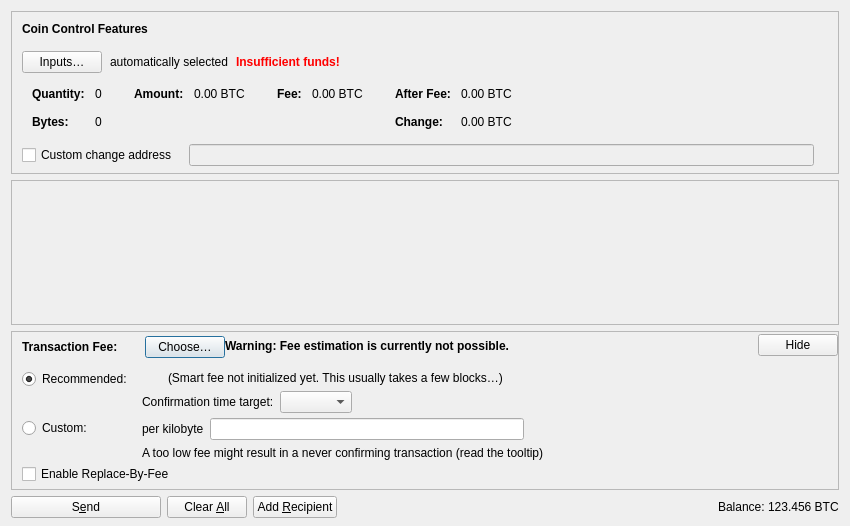
<?xml version="1.0" encoding="UTF-8"?>
<ui version="4.0">
 <class>SendCoinsDialog</class>
 <widget class="QDialog" name="SendCoinsDialog">
  <property name="geometry">
   <rect>
    <x>0</x>
    <y>0</y>
    <width>850</width>
    <height>526</height>
   </rect>
  </property>
  <property name="windowTitle">
   <string>Send Coins</string>
  </property>
  <layout class="QVBoxLayout" name="verticalLayout" stretch="0,1,0,0">
   <property name="bottomMargin">
    <number>8</number>
   </property>
   <item>
    <widget class="QFrame" name="frameCoinControl">
     <property name="sizePolicy">
      <sizepolicy hsizetype="Expanding" vsizetype="Expanding">
       <horstretch>0</horstretch>
       <verstretch>0</verstretch>
      </sizepolicy>
     </property>
     <property name="maximumSize">
      <size>
       <width>16777215</width>
       <height>16777215</height>
      </size>
     </property>
     <property name="frameShape">
      <enum>QFrame::StyledPanel</enum>
     </property>
     <property name="frameShadow">
      <enum>QFrame::Sunken</enum>
     </property>
     <layout class="QVBoxLayout" name="verticalLayoutCoinControl2">
      <property name="spacing">
       <number>0</number>
      </property>
      <property name="leftMargin">
       <number>0</number>
      </property>
      <property name="topMargin">
       <number>0</number>
      </property>
      <property name="rightMargin">
       <number>0</number>
      </property>
      <property name="bottomMargin">
       <number>6</number>
      </property>
      <item>
       <layout class="QVBoxLayout" name="verticalLayoutCoinControl" stretch="0,0,0,0,1">
        <property name="spacing">
         <number>0</number>
        </property>
        <property name="leftMargin">
         <number>10</number>
        </property>
        <property name="topMargin">
         <number>10</number>
        </property>
        <item>
         <layout class="QHBoxLayout" name="horizontalLayoutCoinControl1">
          <property name="bottomMargin">
           <number>15</number>
          </property>
          <item>
           <widget class="QLabel" name="labelCoinControlFeatures">
            <property name="sizePolicy">
             <sizepolicy hsizetype="Preferred" vsizetype="Maximum">
              <horstretch>0</horstretch>
              <verstretch>0</verstretch>
             </sizepolicy>
            </property>
            <property name="font">
             <font>
              <weight>75</weight>
              <bold>true</bold>
             </font>
            </property>
            <property name="styleSheet">
             <string notr="true">font-weight:bold;</string>
            </property>
            <property name="text">
             <string>Coin Control Features</string>
            </property>
           </widget>
          </item>
         </layout>
        </item>
        <item>
         <layout class="QHBoxLayout" name="horizontalLayoutCoinControl2" stretch="0,0,0,0">
          <property name="spacing">
           <number>8</number>
          </property>
          <property name="bottomMargin">
           <number>10</number>
          </property>
          <item>
           <widget class="QPushButton" name="pushButtonCoinControl">
            <property name="styleSheet">
             <string notr="true"/>
            </property>
            <property name="text">
             <string>Inputs…</string>
            </property>
            <property name="autoDefault">
             <bool>false</bool>
            </property>
           </widget>
          </item>
          <item>
           <widget class="QLabel" name="labelCoinControlAutomaticallySelected">
            <property name="text">
             <string>automatically selected</string>
            </property>
            <property name="margin">
             <number>5</number>
            </property>
           </widget>
          </item>
          <item>
           <widget class="QLabel" name="labelCoinControlInsuffFunds">
            <property name="font">
             <font>
              <weight>75</weight>
              <bold>true</bold>
             </font>
            </property>
            <property name="styleSheet">
             <string notr="true">color:red;font-weight:bold;</string>
            </property>
            <property name="text">
             <string>Insufficient funds!</string>
            </property>
            <property name="margin">
             <number>5</number>
            </property>
           </widget>
          </item>
          <item>
           <spacer name="horizontalSpacerCoinControl">
            <property name="orientation">
             <enum>Qt::Horizontal</enum>
            </property>
            <property name="sizeHint" stdset="0">
             <size>
              <width>40</width>
              <height>1</height>
             </size>
            </property>
           </spacer>
          </item>
         </layout>
        </item>
        <item>
         <widget class="QWidget" name="widgetCoinControl" native="true">
          <property name="sizePolicy">
           <sizepolicy hsizetype="Preferred" vsizetype="Preferred">
            <horstretch>0</horstretch>
            <verstretch>0</verstretch>
           </sizepolicy>
          </property>
          <property name="minimumSize">
           <size>
            <width>0</width>
            <height>0</height>
           </size>
          </property>
          <property name="styleSheet">
           <string notr="true"/>
          </property>
          <layout class="QHBoxLayout" name="horizontalLayoutCoinControl5">
           <property name="leftMargin">
            <number>0</number>
           </property>
           <property name="topMargin">
            <number>0</number>
           </property>
           <property name="rightMargin">
            <number>0</number>
           </property>
           <property name="bottomMargin">
            <number>0</number>
           </property>
           <item>
            <layout class="QHBoxLayout" name="horizontalLayoutCoinControl3" stretch="0,0,0,1">
             <property name="spacing">
              <number>20</number>
             </property>
             <property name="topMargin">
              <number>0</number>
             </property>
             <property name="bottomMargin">
              <number>10</number>
             </property>
             <item>
              <layout class="QFormLayout" name="formLayoutCoinControl1">
               <property name="labelAlignment">
                <set>Qt::AlignLeft|Qt::AlignVCenter</set>
               </property>
               <property name="horizontalSpacing">
                <number>10</number>
               </property>
               <property name="verticalSpacing">
                <number>14</number>
               </property>
               <property name="leftMargin">
                <number>10</number>
               </property>
               <property name="topMargin">
                <number>4</number>
               </property>
               <property name="rightMargin">
                <number>6</number>
               </property>
               <item row="0" column="0">
                <widget class="QLabel" name="labelCoinControlQuantityText">
                 <property name="font">
                  <font>
                   <weight>75</weight>
                   <bold>true</bold>
                  </font>
                 </property>
                 <property name="text">
                  <string>Quantity:</string>
                 </property>
                 <property name="margin">
                  <number>0</number>
                 </property>
                </widget>
               </item>
               <item row="0" column="1">
                <widget class="QLabel" name="labelCoinControlQuantity">
                 <property name="cursor">
                  <cursorShape>IBeamCursor</cursorShape>
                 </property>
                 <property name="contextMenuPolicy">
                  <enum>Qt::ActionsContextMenu</enum>
                 </property>
                 <property name="text">
                  <string notr="true">0</string>
                 </property>
                 <property name="margin">
                  <number>0</number>
                 </property>
                 <property name="textInteractionFlags">
                  <set>Qt::LinksAccessibleByMouse|Qt::TextSelectableByKeyboard|Qt::TextSelectableByMouse</set>
                 </property>
                </widget>
               </item>
               <item row="1" column="0">
                <widget class="QLabel" name="labelCoinControlBytesText">
                 <property name="font">
                  <font>
                   <weight>75</weight>
                   <bold>true</bold>
                  </font>
                 </property>
                 <property name="text">
                  <string>Bytes:</string>
                 </property>
                </widget>
               </item>
               <item row="1" column="1">
                <widget class="QLabel" name="labelCoinControlBytes">
                 <property name="cursor">
                  <cursorShape>IBeamCursor</cursorShape>
                 </property>
                 <property name="contextMenuPolicy">
                  <enum>Qt::ActionsContextMenu</enum>
                 </property>
                 <property name="text">
                  <string notr="true">0</string>
                 </property>
                 <property name="textInteractionFlags">
                  <set>Qt::LinksAccessibleByMouse|Qt::TextSelectableByKeyboard|Qt::TextSelectableByMouse</set>
                 </property>
                </widget>
               </item>
              </layout>
             </item>
             <item>
              <layout class="QFormLayout" name="formLayoutCoinControl2">
               <property name="horizontalSpacing">
                <number>10</number>
               </property>
               <property name="verticalSpacing">
                <number>14</number>
               </property>
               <property name="leftMargin">
                <number>6</number>
               </property>
               <property name="topMargin">
                <number>4</number>
               </property>
               <property name="rightMargin">
                <number>6</number>
               </property>
               <item row="0" column="0">
                <widget class="QLabel" name="labelCoinControlAmountText">
                 <property name="font">
                  <font>
                   <weight>75</weight>
                   <bold>true</bold>
                  </font>
                 </property>
                 <property name="text">
                  <string>Amount:</string>
                 </property>
                 <property name="margin">
                  <number>0</number>
                 </property>
                </widget>
               </item>
               <item row="0" column="1">
                <widget class="QLabel" name="labelCoinControlAmount">
                 <property name="cursor">
                  <cursorShape>IBeamCursor</cursorShape>
                 </property>
                 <property name="contextMenuPolicy">
                  <enum>Qt::ActionsContextMenu</enum>
                 </property>
                 <property name="text">
                  <string notr="true">0.00 BTC</string>
                 </property>
                 <property name="textInteractionFlags">
                  <set>Qt::LinksAccessibleByMouse|Qt::TextSelectableByKeyboard|Qt::TextSelectableByMouse</set>
                 </property>
                </widget>
               </item>
              </layout>
             </item>
             <item>
              <layout class="QFormLayout" name="formLayoutCoinControl3">
               <property name="horizontalSpacing">
                <number>10</number>
               </property>
               <property name="verticalSpacing">
                <number>14</number>
               </property>
               <property name="leftMargin">
                <number>6</number>
               </property>
               <property name="topMargin">
                <number>4</number>
               </property>
               <property name="rightMargin">
                <number>6</number>
               </property>
               <item row="0" column="0">
                <widget class="QLabel" name="labelCoinControlFeeText">
                 <property name="font">
                  <font>
                   <weight>75</weight>
                   <bold>true</bold>
                  </font>
                 </property>
                 <property name="text">
                  <string>Fee:</string>
                 </property>
                 <property name="margin">
                  <number>0</number>
                 </property>
                </widget>
               </item>
               <item row="0" column="1">
                <widget class="QLabel" name="labelCoinControlFee">
                 <property name="cursor">
                  <cursorShape>IBeamCursor</cursorShape>
                 </property>
                 <property name="contextMenuPolicy">
                  <enum>Qt::ActionsContextMenu</enum>
                 </property>
                 <property name="text">
                  <string notr="true">0.00 BTC</string>
                 </property>
                 <property name="textInteractionFlags">
                  <set>Qt::LinksAccessibleByMouse|Qt::TextSelectableByKeyboard|Qt::TextSelectableByMouse</set>
                 </property>
                </widget>
               </item>
              </layout>
             </item>
             <item>
              <layout class="QFormLayout" name="formLayoutCoinControl4">
               <property name="labelAlignment">
                <set>Qt::AlignLeft|Qt::AlignVCenter</set>
               </property>
               <property name="horizontalSpacing">
                <number>10</number>
               </property>
               <property name="verticalSpacing">
                <number>14</number>
               </property>
               <property name="leftMargin">
                <number>6</number>
               </property>
               <property name="topMargin">
                <number>4</number>
               </property>
               <property name="rightMargin">
                <number>6</number>
               </property>
               <item row="0" column="0">
                <widget class="QLabel" name="labelCoinControlAfterFeeText">
                 <property name="font">
                  <font>
                   <weight>75</weight>
                   <bold>true</bold>
                  </font>
                 </property>
                 <property name="text">
                  <string>After Fee:</string>
                 </property>
                 <property name="margin">
                  <number>0</number>
                 </property>
                </widget>
               </item>
               <item row="0" column="1">
                <widget class="QLabel" name="labelCoinControlAfterFee">
                 <property name="cursor">
                  <cursorShape>IBeamCursor</cursorShape>
                 </property>
                 <property name="contextMenuPolicy">
                  <enum>Qt::ActionsContextMenu</enum>
                 </property>
                 <property name="text">
                  <string notr="true">0.00 BTC</string>
                 </property>
                 <property name="textInteractionFlags">
                  <set>Qt::LinksAccessibleByMouse|Qt::TextSelectableByKeyboard|Qt::TextSelectableByMouse</set>
                 </property>
                </widget>
               </item>
               <item row="1" column="0">
                <widget class="QLabel" name="labelCoinControlChangeText">
                 <property name="font">
                  <font>
                   <weight>75</weight>
                   <bold>true</bold>
                  </font>
                 </property>
                 <property name="text">
                  <string>Change:</string>
                 </property>
                </widget>
               </item>
               <item row="1" column="1">
                <widget class="QLabel" name="labelCoinControlChange">
                 <property name="cursor">
                  <cursorShape>IBeamCursor</cursorShape>
                 </property>
                 <property name="contextMenuPolicy">
                  <enum>Qt::ActionsContextMenu</enum>
                 </property>
                 <property name="text">
                  <string notr="true">0.00 BTC</string>
                 </property>
                 <property name="textInteractionFlags">
                  <set>Qt::LinksAccessibleByMouse|Qt::TextSelectableByKeyboard|Qt::TextSelectableByMouse</set>
                 </property>
                </widget>
               </item>
              </layout>
             </item>
            </layout>
           </item>
          </layout>
         </widget>
        </item>
        <item>
         <layout class="QHBoxLayout" name="horizontalLayoutCoinControl4" stretch="0,0,0">
          <property name="spacing">
           <number>12</number>
          </property>
          <property name="sizeConstraint">
           <enum>QLayout::SetDefaultConstraint</enum>
          </property>
          <property name="topMargin">
           <number>5</number>
          </property>
          <property name="rightMargin">
           <number>5</number>
          </property>
          <item>
           <widget class="QCheckBox" name="checkBoxCoinControlChange">
            <property name="toolTip">
             <string>If this is activated, but the change address is empty or invalid, change will be sent to a newly generated address.</string>
            </property>
            <property name="text">
             <string>Custom change address</string>
            </property>
           </widget>
          </item>
          <item>
           <widget class="QValidatedLineEdit" name="lineEditCoinControlChange">
            <property name="enabled">
             <bool>false</bool>
            </property>
            <property name="sizePolicy">
             <sizepolicy hsizetype="Expanding" vsizetype="Fixed">
              <horstretch>0</horstretch>
              <verstretch>0</verstretch>
             </sizepolicy>
            </property>
           </widget>
          </item>
          <item>
           <widget class="QLabel" name="labelCoinControlChangeLabel">
            <property name="sizePolicy">
             <sizepolicy hsizetype="Preferred" vsizetype="Expanding">
              <horstretch>0</horstretch>
              <verstretch>0</verstretch>
             </sizepolicy>
            </property>
            <property name="minimumSize">
             <size>
              <width>0</width>
              <height>0</height>
             </size>
            </property>
            <property name="text">
             <string/>
            </property>
            <property name="margin">
             <number>3</number>
            </property>
           </widget>
          </item>
         </layout>
        </item>
        <item>
         <spacer name="verticalSpacerCoinControl">
          <property name="orientation">
           <enum>Qt::Vertical</enum>
          </property>
          <property name="sizeHint" stdset="0">
           <size>
            <width>800</width>
            <height>1</height>
           </size>
          </property>
         </spacer>
        </item>
       </layout>
      </item>
     </layout>
    </widget>
   </item>
   <item>
    <widget class="QScrollArea" name="scrollArea">
     <property name="widgetResizable">
      <bool>true</bool>
     </property>
     <widget class="QWidget" name="scrollAreaWidgetContents">
      <property name="geometry">
       <rect>
        <x>0</x>
        <y>0</y>
        <width>830</width>
        <height>104</height>
       </rect>
      </property>
      <layout class="QVBoxLayout" name="verticalLayout_2" stretch="0,1">
       <property name="leftMargin">
        <number>0</number>
       </property>
       <property name="topMargin">
        <number>0</number>
       </property>
       <property name="rightMargin">
        <number>0</number>
       </property>
       <property name="bottomMargin">
        <number>0</number>
       </property>
       <item>
        <layout class="QVBoxLayout" name="entries">
         <property name="spacing">
          <number>6</number>
         </property>
        </layout>
       </item>
       <item>
        <spacer name="verticalSpacer">
         <property name="orientation">
          <enum>Qt::Vertical</enum>
         </property>
         <property name="sizeHint" stdset="0">
          <size>
           <width>20</width>
           <height>40</height>
          </size>
         </property>
        </spacer>
       </item>
      </layout>
     </widget>
    </widget>
   </item>
   <item>
    <widget class="QFrame" name="frameFee">
     <property name="sizePolicy">
      <sizepolicy hsizetype="Expanding" vsizetype="Expanding">
       <horstretch>0</horstretch>
       <verstretch>0</verstretch>
      </sizepolicy>
     </property>
     <property name="maximumSize">
      <size>
       <width>16777215</width>
       <height>16777215</height>
      </size>
     </property>
     <property name="frameShape">
      <enum>QFrame::StyledPanel</enum>
     </property>
     <property name="frameShadow">
      <enum>QFrame::Sunken</enum>
     </property>
     <layout class="QVBoxLayout" name="verticalLayoutFee1">
      <property name="spacing">
       <number>0</number>
      </property>
      <property name="leftMargin">
       <number>0</number>
      </property>
      <property name="topMargin">
       <number>0</number>
      </property>
      <property name="rightMargin">
       <number>0</number>
      </property>
      <property name="bottomMargin">
       <number>0</number>
      </property>
      <item>
       <layout class="QVBoxLayout" name="verticalLayoutFee2" stretch="0,0,0">
        <property name="spacing">
         <number>0</number>
        </property>
        <property name="leftMargin">
         <number>10</number>
        </property>
        <property name="topMargin">
         <number>0</number>
        </property>
        <item>
         <layout class="QHBoxLayout" name="horizontalLayoutFee1">
          <property name="bottomMargin">
           <number>0</number>
          </property>
          <item>
           <layout class="QVBoxLayout" name="verticalLayoutFee7">
            <property name="spacing">
             <number>0</number>
            </property>
            <item>
             <spacer name="verticalSpacerSmartFee">
              <property name="orientation">
               <enum>Qt::Vertical</enum>
              </property>
              <property name="sizeType">
               <enum>QSizePolicy::Fixed</enum>
              </property>
              <property name="sizeHint" stdset="0">
               <size>
                <width>1</width>
                <height>4</height>
               </size>
              </property>
             </spacer>
            </item>
            <item>
             <layout class="QHBoxLayout" name="horizontalLayoutSmartFee">
              <property name="spacing">
               <number>10</number>
              </property>
              <item>
               <widget class="QLabel" name="labelFeeHeadline">
                <property name="sizePolicy">
                 <sizepolicy hsizetype="Preferred" vsizetype="Maximum">
                  <horstretch>0</horstretch>
                  <verstretch>0</verstretch>
                 </sizepolicy>
                </property>
                <property name="font">
                 <font>
                  <weight>75</weight>
                  <bold>true</bold>
                 </font>
                </property>
                <property name="styleSheet">
                 <string notr="true">font-weight:bold;</string>
                </property>
                <property name="text">
                 <string>Transaction Fee:</string>
                </property>
               </widget>
              </item>
              <item>
               <widget class="QLabel" name="labelFeeMinimized">
                <property name="text">
                 <string/>
                </property>
               </widget>
              </item>
              <item>
               <widget class="QPushButton" name="buttonChooseFee">
                <property name="text">
                 <string>Choose…</string>
                </property>
               </widget>
              </item>
             </layout>
            </item>
            <item>
             <spacer name="verticalSpacer_5">
              <property name="orientation">
               <enum>Qt::Vertical</enum>
              </property>
              <property name="sizeHint" stdset="0">
               <size>
                <width>1</width>
                <height>1</height>
               </size>
              </property>
             </spacer>
            </item>
           </layout>
          </item>
          <item>
           <widget class="QLabel" name="fallbackFeeWarningLabel">
            <property name="toolTip">
             <string>Using the fallbackfee can result in sending a transaction that will take several hours or days (or never) to confirm. Consider choosing your fee manually or wait until you have validated the complete chain.</string>
            </property>
            <property name="font">
            <font>
                <weight>75</weight>
                <bold>true</bold>
            </font>
            </property>
            <property name="text">
             <string>Warning: Fee estimation is currently not possible.</string>
            </property>
            <property name="wordWrap">
             <bool>false</bool>
            </property>
           </widget>
          </item>
          <item>
           <spacer name="horizontalSpacer_4">
            <property name="orientation">
             <enum>Qt::Horizontal</enum>
            </property>
            <property name="sizeType">
             <enum>QSizePolicy::MinimumExpanding</enum>
            </property>
            <property name="sizeHint" stdset="0">
             <size>
              <width>40</width>
              <height>20</height>
             </size>
            </property>
           </spacer>
          </item>
          <item>
           <widget class="QPushButton" name="buttonMinimizeFee">
            <property name="toolTip">
             <string>Hide transaction fee settings</string>
            </property>
            <property name="text">
             <string>Hide</string>
            </property>
           </widget>
          </item>
         </layout>
        </item>
        <item>
         <widget class="QFrame" name="frameFeeSelection">
          <layout class="QVBoxLayout" name="verticalLayoutFee12">
           <property name="spacing">
            <number>0</number>
           </property>
           <property name="leftMargin">
            <number>0</number>
           </property>
           <property name="topMargin">
            <number>0</number>
           </property>
           <property name="rightMargin">
            <number>0</number>
           </property>
           <property name="bottomMargin">
            <number>0</number>
           </property>
           <item>
            <layout class="QGridLayout" name="gridLayoutFee">
             <property name="topMargin">
              <number>10</number>
             </property>
             <property name="bottomMargin">
              <number>4</number>
             </property>
             <property name="horizontalSpacing">
              <number>10</number>
             </property>
             <property name="verticalSpacing">
              <number>4</number>
             </property>
             <item row="1" column="1">
              <layout class="QVBoxLayout" name="verticalLayoutFee8">
               <property name="spacing">
                <number>6</number>
               </property>
               <item>
                <layout class="QHBoxLayout" name="horizontalLayoutFee13">
                 <item>
                  <widget class="QLabel" name="labelCustomPerKilobyte">
                   <property name="toolTip">
                    <string>Specify a custom fee per kB (1,000 bytes) of the transaction's virtual size.

Note:  Since the fee is calculated on a per-byte basis, a fee rate of "100 satoshis per kvB" for a transaction size of 500 virtual bytes (half of 1 kvB) would ultimately yield a fee of only 50 satoshis.</string>
                   </property>
                   <property name="text">
                    <string>per kilobyte</string>
                   </property>
                  </widget>
                 </item>
                 <item>
                  <widget class="QuiquitocoinAmountField" name="customFee"/>
                 </item>
                 <item>
                  <spacer name="horizontalSpacer_6">
                   <property name="orientation">
                    <enum>Qt::Horizontal</enum>
                   </property>
                   <property name="sizeHint" stdset="0">
                    <size>
                     <width>1</width>
                     <height>1</height>
                    </size>
                   </property>
                  </spacer>
                 </item>
                </layout>
               </item>
               <item>
                <layout class="QHBoxLayout" name="horizontalLayoutFee8">
                 <item>
                  <widget class="QLabel" name="labelCustomFeeWarning">
                   <property name="enabled">
                    <bool>true</bool>
                   </property>
                   <property name="toolTip">
                    <string>When there is less transaction volume than space in the blocks, miners as well as relaying nodes may enforce a minimum fee. Paying only this minimum fee is just fine, but be aware that this can result in a never confirming transaction once there is more demand for quiquitocoin transactions than the network can process.</string>
                   </property>
                   <property name="text">
                    <string>A too low fee might result in a never confirming transaction (read the tooltip)</string>
                   </property>
                  </widget>
                 </item>
                 <item>
                  <spacer name="horizontalSpacer_2">
                   <property name="orientation">
                    <enum>Qt::Horizontal</enum>
                   </property>
                   <property name="sizeHint" stdset="0">
                    <size>
                     <width>1</width>
                     <height>1</height>
                    </size>
                   </property>
                  </spacer>
                 </item>
                </layout>
               </item>
              </layout>
             </item>
             <item row="0" column="0">
              <layout class="QVBoxLayout" name="verticalLayoutFee4" stretch="0,1">
               <item>
                <widget class="QRadioButton" name="radioSmartFee">
                 <property name="text">
                  <string>Recommended:</string>
                 </property>
                 <property name="checked">
                  <bool>true</bool>
                 </property>
                 <attribute name="buttonGroup">
                  <string notr="true">groupFee</string>
                 </attribute>
                </widget>
               </item>
               <item>
                <spacer name="verticalSpacer_2">
                 <property name="orientation">
                  <enum>Qt::Vertical</enum>
                 </property>
                 <property name="sizeHint" stdset="0">
                  <size>
                   <width>1</width>
                   <height>1</height>
                  </size>
                 </property>
                </spacer>
               </item>
              </layout>
             </item>
             <item row="1" column="0">
              <layout class="QVBoxLayout" name="verticalLayoutFee9" stretch="0,1">
               <item>
                <widget class="QRadioButton" name="radioCustomFee">
                 <property name="text">
                  <string>Custom:</string>
                 </property>
                 <attribute name="buttonGroup">
                  <string notr="true">groupFee</string>
                 </attribute>
                </widget>
               </item>
               <item>
                <spacer name="verticalSpacer_6">
                 <property name="orientation">
                  <enum>Qt::Vertical</enum>
                 </property>
                 <property name="sizeHint" stdset="0">
                  <size>
                   <width>1</width>
                   <height>1</height>
                  </size>
                 </property>
                </spacer>
               </item>
              </layout>
             </item>
             <item row="0" column="1">
              <layout class="QVBoxLayout" name="verticalLayoutFee3" stretch="0,0,1">
               <property name="spacing">
                <number>6</number>
               </property>
               <property name="topMargin">
                <number>2</number>
               </property>
               <item>
                <layout class="QHBoxLayout" name="horizontalLayoutFee12">
                 <item>
                  <widget class="QLabel" name="labelSmartFee">
                   <property name="text">
                    <string/>
                   </property>
                  </widget>
                 </item>
                 <item>
                  <widget class="QLabel" name="labelFeeEstimation">
                   <property name="text">
                    <string/>
                   </property>
                  </widget>
                 </item>
                 <item>
                  <widget class="QLabel" name="labelSmartFee2">
                   <property name="text">
                    <string>(Smart fee not initialized yet. This usually takes a few blocks…)</string>
                   </property>
                  </widget>
                 </item>
                 <item>
                  <spacer name="horizontalSpacer_5">
                   <property name="orientation">
                    <enum>Qt::Horizontal</enum>
                   </property>
                   <property name="sizeHint" stdset="0">
                    <size>
                     <width>1</width>
                     <height>1</height>
                    </size>
                   </property>
                  </spacer>
                 </item>
                </layout>
               </item>
               <item>
                <layout class="QHBoxLayout" name="horizontalLayoutFee9">
                 <item>
                  <layout class="QVBoxLayout" name="verticalLayoutFee6">
                   <item>
                    <widget class="QLabel" name="labelSmartFee3">
                     <property name="text">
                      <string>Confirmation time target:</string>
                     </property>
                    </widget>
                   </item>
                  </layout>
                 </item>
                 <item>
                  <layout class="QVBoxLayout" name="verticalLayoutFee5">
                   <property name="rightMargin">
                    <number>30</number>
                   </property>
                   <item>
                    <layout class="QHBoxLayout" name="horizontalLayoutConfTarget">
                     <property name="bottomMargin">
                      <number>0</number>
                     </property>
                     <item>
                      <widget class="QComboBox" name="confTargetSelector"/>
                     </item>
                     <item>
                      <spacer name="horizontalSpacerConfTarget">
                       <property name="orientation">
                        <enum>Qt::Horizontal</enum>
                       </property>
                       <property name="sizeHint" stdset="0">
                        <size>
                         <width>40</width>
                         <height>20</height>
                        </size>
                       </property>
                      </spacer>
                     </item>
                    </layout>
                   </item>
                  </layout>
                 </item>
                </layout>
               </item>
               <item>
                <spacer name="verticalSpacer_4">
                 <property name="orientation">
                  <enum>Qt::Vertical</enum>
                 </property>
                 <property name="sizeHint" stdset="0">
                  <size>
                   <width>1</width>
                   <height>1</height>
                  </size>
                 </property>
                </spacer>
               </item>
              </layout>
             </item>
            </layout>
           </item>
           <item>
            <widget class="QCheckBox" name="optInRBF">
             <property name="text">
              <string>Enable Replace-By-Fee</string>
             </property>
             <property name="toolTip">
              <string>With Replace-By-Fee (BIP-125) you can increase a transaction's fee after it is sent. Without this, a higher fee may be recommended to compensate for increased transaction delay risk.</string>
             </property>
            </widget>
           </item>
          </layout>
         </widget>
        </item>
        <item>
         <spacer name="verticalSpacerFee">
          <property name="orientation">
           <enum>Qt::Vertical</enum>
          </property>
          <property name="sizeHint" stdset="0">
           <size>
            <width>40</width>
            <height>5</height>
           </size>
          </property>
         </spacer>
        </item>
       </layout>
      </item>
     </layout>
    </widget>
   </item>
   <item>
    <layout class="QHBoxLayout" name="horizontalLayout">
     <item>
      <widget class="QPushButton" name="sendButton">
       <property name="minimumSize">
        <size>
         <width>150</width>
         <height>0</height>
        </size>
       </property>
       <property name="toolTip">
        <string>Confirm the send action</string>
       </property>
       <property name="text">
        <string>S&amp;end</string>
       </property>
       <property name="icon">
        <iconset resource="../quiquitocoin.qrc">
         <normaloff>:/icons/send</normaloff>:/icons/send</iconset>
       </property>
       <property name="autoDefault">
        <bool>false</bool>
       </property>
       <property name="default">
        <bool>false</bool>
       </property>
      </widget>
     </item>
     <item>
      <widget class="QPushButton" name="clearButton">
       <property name="sizePolicy">
        <sizepolicy hsizetype="Minimum" vsizetype="Fixed">
         <horstretch>0</horstretch>
         <verstretch>0</verstretch>
        </sizepolicy>
       </property>
       <property name="toolTip">
        <string>Clear all fields of the form.</string>
       </property>
       <property name="text">
        <string>Clear &amp;All</string>
       </property>
       <property name="icon">
        <iconset resource="../quiquitocoin.qrc">
         <normaloff>:/icons/remove</normaloff>:/icons/remove</iconset>
       </property>
       <property name="autoDefault">
        <bool>false</bool>
       </property>
      </widget>
     </item>
     <item>
      <widget class="QPushButton" name="addButton">
       <property name="toolTip">
        <string>Send to multiple recipients at once</string>
       </property>
       <property name="text">
        <string>Add &amp;Recipient</string>
       </property>
       <property name="icon">
        <iconset resource="../quiquitocoin.qrc">
         <normaloff>:/icons/add</normaloff>:/icons/add</iconset>
       </property>
       <property name="autoDefault">
        <bool>false</bool>
       </property>
      </widget>
     </item>
     <item>
      <spacer name="horizontalSpacer">
       <property name="orientation">
        <enum>Qt::Horizontal</enum>
       </property>
       <property name="sizeHint" stdset="0">
        <size>
         <width>40</width>
         <height>20</height>
        </size>
       </property>
      </spacer>
     </item>
     <item>
      <layout class="QHBoxLayout" name="horizontalLayout_2">
       <property name="spacing">
        <number>3</number>
       </property>
       <item>
        <widget class="QLabel" name="labelBalanceName">
         <property name="sizePolicy">
          <sizepolicy hsizetype="Preferred" vsizetype="Fixed">
           <horstretch>0</horstretch>
           <verstretch>0</verstretch>
          </sizepolicy>
         </property>
         <property name="text">
          <string>Balance:</string>
         </property>
        </widget>
       </item>
       <item>
        <widget class="QLabel" name="labelBalance">
         <property name="sizePolicy">
          <sizepolicy hsizetype="Preferred" vsizetype="Fixed">
           <horstretch>0</horstretch>
           <verstretch>0</verstretch>
          </sizepolicy>
         </property>
         <property name="cursor">
          <cursorShape>IBeamCursor</cursorShape>
         </property>
         <property name="text">
          <string notr="true">123.456 BTC</string>
         </property>
         <property name="textInteractionFlags">
          <set>Qt::LinksAccessibleByMouse|Qt::TextSelectableByKeyboard|Qt::TextSelectableByMouse</set>
         </property>
        </widget>
       </item>
      </layout>
     </item>
    </layout>
   </item>
  </layout>
 </widget>
 <customwidgets>
  <customwidget>
   <class>QValidatedLineEdit</class>
   <extends>QLineEdit</extends>
   <header>qt/qvalidatedlineedit.h</header>
  </customwidget>
  <customwidget>
   <class>QuiquitocoinAmountField</class>
   <extends>QLineEdit</extends>
   <header>qt/quiquitocoinamountfield.h</header>
   <container>1</container>
  </customwidget>
 </customwidgets>
 <resources>
  <include location="../quiquitocoin.qrc"/>
 </resources>
 <connections/>
 <buttongroups>
  <buttongroup name="groupFee"/>
 </buttongroups>
</ui>
